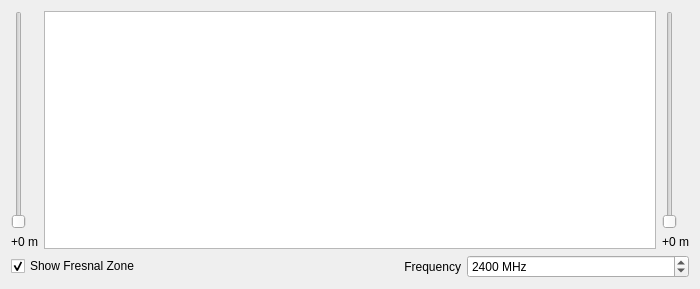
<?xml version="1.0" encoding="UTF-8"?>
<ui version="4.0">
 <class>Dialog</class>
 <widget class="QDialog" name="Dialog">
  <property name="geometry">
   <rect>
    <x>0</x>
    <y>0</y>
    <width>700</width>
    <height>289</height>
   </rect>
  </property>
  <property name="windowTitle">
   <string>Elevation View</string>
  </property>
  <layout class="QGridLayout" name="gridLayout">
   <item row="1" column="0">
    <layout class="QHBoxLayout" name="horizontalLayout" stretch="0,1,0">
     <item>
      <layout class="QVBoxLayout" name="verticalLayout">
       <item>
        <widget class="QSlider" name="pt1Slider">
         <property name="maximum">
          <number>50</number>
         </property>
         <property name="orientation">
          <enum>Qt::Vertical</enum>
         </property>
        </widget>
       </item>
       <item>
        <widget class="QLabel" name="lblPt1">
         <property name="text">
          <string>+0 m</string>
         </property>
        </widget>
       </item>
      </layout>
     </item>
     <item>
      <widget class="QGraphicsView" name="eleView">
       <property name="dragMode">
        <enum>QGraphicsView::ScrollHandDrag</enum>
       </property>
      </widget>
     </item>
     <item>
      <layout class="QVBoxLayout" name="verticalLayout_2">
       <item>
        <widget class="QSlider" name="pt2Slider">
         <property name="maximum">
          <number>50</number>
         </property>
         <property name="orientation">
          <enum>Qt::Vertical</enum>
         </property>
        </widget>
       </item>
       <item>
        <widget class="QLabel" name="lblPt2">
         <property name="text">
          <string>+0 m</string>
         </property>
        </widget>
       </item>
      </layout>
     </item>
    </layout>
   </item>
   <item row="2" column="0">
    <layout class="QHBoxLayout" name="horizontalLayout_3">
     <item>
      <widget class="QCheckBox" name="enableFresnel">
       <property name="text">
        <string>Show Fresnal Zone</string>
       </property>
       <property name="checked">
        <bool>true</bool>
       </property>
      </widget>
     </item>
     <item>
      <widget class="QLabel" name="lblFrequency">
       <property name="text">
        <string>Frequency</string>
       </property>
       <property name="alignment">
        <set>Qt::AlignRight|Qt::AlignTrailing|Qt::AlignVCenter</set>
       </property>
      </widget>
     </item>
     <item>
      <widget class="QSpinBox" name="frequency">
       <property name="suffix">
        <string> MHz</string>
       </property>
       <property name="prefix">
        <string/>
       </property>
       <property name="minimum">
        <number>1</number>
       </property>
       <property name="maximum">
        <number>6000</number>
       </property>
       <property name="value">
        <number>2400</number>
       </property>
      </widget>
     </item>
    </layout>
   </item>
  </layout>
 </widget>
 <resources/>
 <connections/>
</ui>
